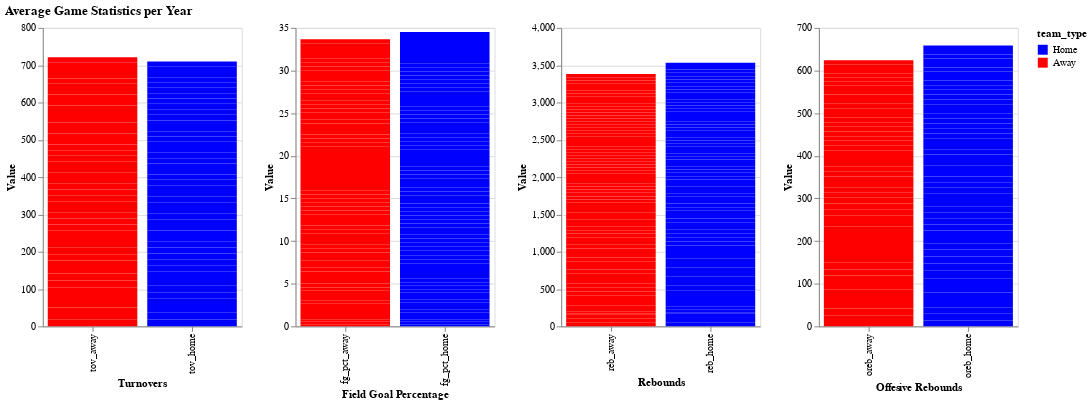

This figure's notebook cell:
### Markdown cell above
# Basics Graphs

### Code cell
import pandas as pd
import altair as alt


# Sample code to prepare the game_data_filtered if you've not already:
game_data_filtered = pd.read_csv('Datasets/NBA Database Datasets/game.csv')


# use season year and not game date, season_id is the year of the season. It also has an extra digit in the front we need to remove 
game_data_filtered['year'] = game_data_filtered['season_id'].astype(str).apply(lambda x: int(x[1:5]))

# Group by stats for home and away teams combined
tov_data = game_data_filtered.groupby('year').agg({
    'tov_home': 'mean',
    'tov_away': 'mean'
}).reset_index().melt('year', var_name='stat', value_name='tov_value')

fg_pct_data = game_data_filtered.groupby('year').agg({
    'fg_pct_home': 'mean',
    'fg_pct_away': 'mean'
}).reset_index().melt('year', var_name='stat', value_name='fg_pct_value')

reb_home_data = game_data_filtered.groupby('year').agg({
    'reb_home': 'mean',
    'reb_away': 'mean'
}).reset_index().melt('year', var_name='stat', value_name='reb_value')

oreb_data = game_data_filtered.groupby('year').agg({
    'oreb_home': 'mean',
    'oreb_away': 'mean'
}).reset_index().melt('year', var_name='stat', value_name='oreb_value')


# Create a slider for year selection
slider = alt.binding_range(min=1990, max=tov_data['year'].max(), step=1, name='Year:')
slider_selection = alt.selection_point(bind=slider, fields=['year'], name='Selector')

# Create a 'team_type' column for coloring the bars
tov_data['team_type'] = tov_data['stat'].apply(lambda x: 'Home' if 'home' in x else 'Away')
fg_pct_data['team_type'] = fg_pct_data['stat'].apply(lambda x: 'Home' if 'home' in x else 'Away')
reb_home_data['team_type'] = reb_home_data['stat'].apply(lambda x: 'Home' if 'home' in x else 'Away')
oreb_data['team_type'] = oreb_data['stat'].apply(lambda x: 'Home' if 'home' in x else 'Away')

# Create the charts with color encoding
def create_chart(data, x_title, y_title, tooltip_fields):
    return alt.Chart(data).mark_bar().encode(
        x=alt.X('stat:N', axis=alt.Axis(title=x_title)),
        y=alt.Y(f'{y_title}:Q', axis=alt.Axis(title='Value')),
        color=alt.Color('team_type:N', scale=alt.Scale(domain=['Home', 'Away'], range=['blue', 'red'])),
        tooltip=tooltip_fields
    ).properties(
        width=200
    ).add_params(
        slider_selection
    ).transform_filter(
        slider_selection
    )

# Creating each chart
tov_Chart = create_chart(tov_data, 'Turnovers', 'tov_value', ['year', 'stat', 'tov_value'])
fg_pct_Chart = create_chart(fg_pct_data, 'Field Goal Percentage', 'fg_pct_value', ['year', 'stat', 'fg_pct_value'])
reb_Chart = create_chart(reb_home_data, 'Rebounds', 'reb_value', ['year', 'stat', 'reb_value'])
oreb_Chart = create_chart(oreb_data, 'Offesive Rebounds', 'oreb_value', ['year', 'stat', 'oreb_value'])

# Combine the charts
combined_charts_stats = alt.hconcat(tov_Chart, fg_pct_Chart, reb_Chart, oreb_Chart).resolve_scale(y='independent').properties(title='Average Game Statistics per Year')

# Display the chart
combined_charts_stats

### Figure 1 — Vega-Lite specification as saved in the notebook (floating-point values rounded to 4 significant figures; data arrays with more than 128 entries replaced by an {"elided": "..."} marker saying what was removed)
{"config": {"view": {"continuousWidth": 300, "continuousHeight": 300}}, "hconcat": [{"data": {"name": "data-10032386e3d0fbb5eb2a45c36069b6a5"}, "mark": {"type": "bar"}, "encoding": {"color": {"field": "team_type", "scale": {"domain": ["Home", "Away"], "range": ["blue", "red"]}, "type": "nominal"}, "tooltip": [{"field": "year", "type": "quantitative"}, {"field": "stat", "type": "nominal"}, {"field": "tov_value", "type": "quantitative"}], "x": {"axis": {"title": "Turnovers"}, "field": "stat", "type": "nominal"}, "y": {"axis": {"title": "Value"}, "field": "tov_value", "type": "quantitative"}}, "name": "view_1", "transform": [{"filter": {"param": "Selector"}}], "width": 200}, {"data": {"name": "data-f9b55f63d69c6e47d0518a4db6dfe097"}, "mark": {"type": "bar"}, "encoding": {"color": {"field": "team_type", "scale": {"domain": ["Home", "Away"], "range": ["blue", "red"]}, "type": "nominal"}, "tooltip": [{"field": "year", "type": "quantitative"}, {"field": "stat", "type": "nominal"}, {"field": "fg_pct_value", "type": "quantitative"}], "x": {"axis": {"title": "Field Goal Percentage"}, "field": "stat", "type": "nominal"}, "y": {"axis": {"title": "Value"}, "field": "fg_pct_value", "type": "quantitative"}}, "name": "view_2", "transform": [{"filter": {"param": "Selector"}}], "width": 200}, {"data": {"name": "data-45bd0d39ef004b35f4aa1a7ee50f4e1c"}, "mark": {"type": "bar"}, "encoding": {"color": {"field": "team_type", "scale": {"domain": ["Home", "Away"], "range": ["blue", "red"]}, "type": "nominal"}, "tooltip": [{"field": "year", "type": "quantitative"}, {"field": "stat", "type": "nominal"}, {"field": "reb_value", "type": "quantitative"}], "x": {"axis": {"title": "Rebounds"}, "field": "stat", "type": "nominal"}, "y": {"axis": {"title": "Value"}, "field": "reb_value", "type": "quantitative"}}, "name": "view_3", "transform": [{"filter": {"param": "Selector"}}], "width": 200}, {"data": {"name": "data-a33329529c6c791342ffee6c14c9a9f5"}, "mark": {"type": "bar"}, "encoding": {"color": {"field": "team_type", "scale": {"domain": ["Home", "Away"], "range": ["blue", "red"]}, "type": "nominal"}, "tooltip": [{"field": "year", "type": "quantitative"}, {"field": "stat", "type": "nominal"}, {"field": "oreb_value", "type": "quantitative"}], "x": {"axis": {"title": "Offesive Rebounds"}, "field": "stat", "type": "nominal"}, "y": {"axis": {"title": "Value"}, "field": "oreb_value", "type": "quantitative"}}, "name": "view_4", "transform": [{"filter": {"param": "Selector"}}], "width": 200}], "params": [{"name": "Selector", "select": {"type": "point", "fields": ["year"]}, "bind": {"input": "range", "max": 2022, "min": 1990, "name": "Year:", "step": 1}, "views": ["view_1", "view_2", "view_3", "view_4"]}], "resolve": {"scale": {"y": "independent"}}, "title": "Average Game Statistics per Year", "$schema": "https://vega.github.io/schema/vega-lite/v5.17.0.json", "datasets": {"data-10032386e3d0fbb5eb2a45c36069b6a5": {"elided": "154 records"}, "data-f9b55f63d69c6e47d0518a4db6dfe097": {"elided": "154 records"}, "data-45bd0d39ef004b35f4aa1a7ee50f4e1c": {"elided": "154 records"}, "data-a33329529c6c791342ffee6c14c9a9f5": {"elided": "154 records"}}}
